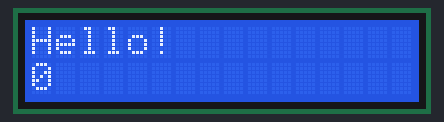
Simulated run of this sketch. Board: Arduino Uno, built with avr-gcc and run on an emulated ATmega328P. Parts: 16×2 character LCD.

Above: at 0.1 s.
At 4.1 s:
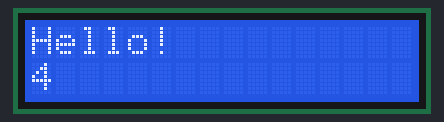
At 9.1 s:
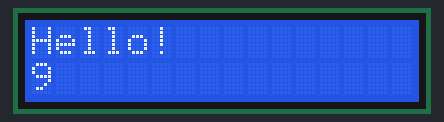
At 19.1 s:
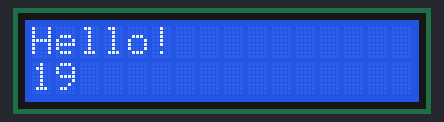
At 29.1 s:
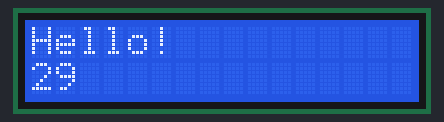
At 39.1 s:
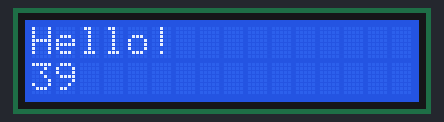

The sketch:

LCDdisplay.ino
```cpp
#include <LiquidCrystal.h>

// initialize the library by associating any needed LCD interface pin
// with the arduino pin number it is connected to
const int rs = 10, en = 9, d4 = 8, d5 = 4, d6 = 3, d7 = 2;
LiquidCrystal lcd(rs, en, d4, d5, d6, d7);

void setup() {
  // set up the LCD's number of columns and rows:
  lcd.begin(16, 2);
  // Print a message to the LCD.
  lcd.print("Hello!");
}

void loop() {
  // set the cursor to column 0, line 1
  // (note: line 1 is the second row, since counting begins with 0):
  lcd.setCursor(0, 1);
  // print the number of seconds since reset:
  lcd.print(millis() / 1000);
}
```

Measured:
- what the display in image 1 shows lasts 1.0 s, from 4.0 s to 5.0 s
